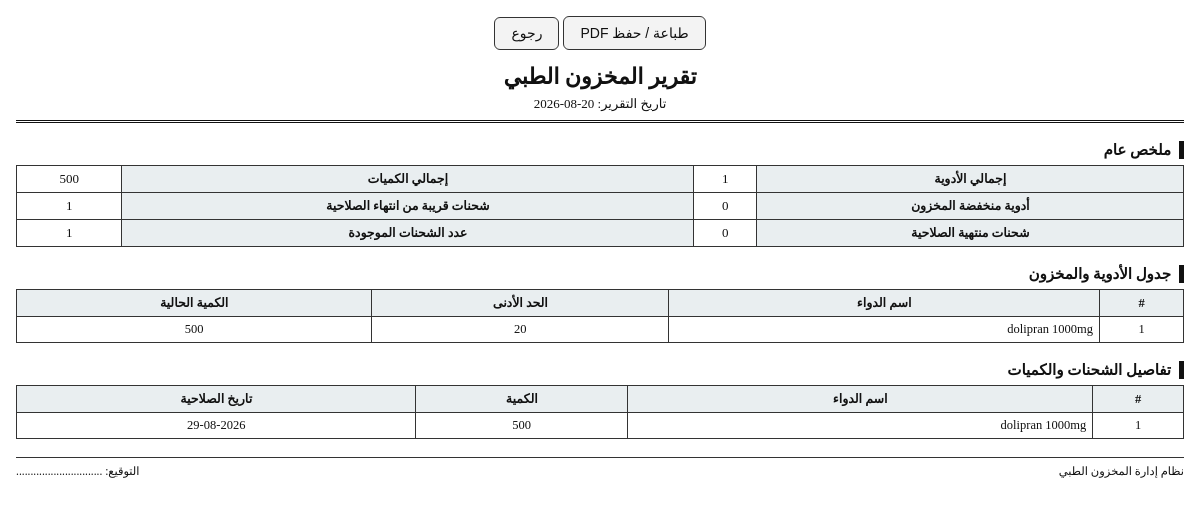
The page /reports/inventory/print (signed in) on the database its author committed.
### app.py (models this page shows, shortened)
class Medicine(db.Model):
    __tablename__ = "medicine"
    id = db.Column(db.Integer, primary_key=True)
    name = db.Column(db.String(150), unique=True, nullable=False)
    min_stock = db.Column(db.Integer, nullable=False, default=0)
    batches = db.relationship(
        "Batch",
        backref="medicine",
        cascade="all, delete-orphan",
        lazy="selectin",
        order_by="Batch.expire_date",
    )
    @property
    def total_quantity(self):
        return sum(b.quantity for b in self.batches)
    @property
    def active_batches(self):
        return [b for b in self.batches if b.quantity > 0]
    @property
    def is_low(self):
        return self.total_quantity <= self.min_stock

class Batch(db.Model):
    __tablename__ = "batch"
    id = db.Column(db.Integer, primary_key=True)
    medicine_id = db.Column(db.Integer, db.ForeignKey("medicine.id"), nullable=False)
    quantity = db.Column(db.Integer, nullable=False, default=0)
    expire_date = db.Column(db.Date, nullable=True)

### app.py (the view)
@app.route("/reports/inventory/print")
@admin_required
def inventory_report_print():
    return render_template("report_print.html", r=build_report())

### app.py (called while the page is built)
@login_manager.user_loader
def load_user(user_id):
    return db.session.get(User, int(user_id))

def admin_required(view_function):
    @wraps(view_function)
    @login_required
    def wrapped_view(*args, **kwargs):
        if current_user.role != "admin":
            flash("ليس لديك صلاحية للوصول إلى هذه الصفحة.", "danger")
            return redirect(url_for("dashboard"))
        return view_function(*args, **kwargs)
    return wrapped_view

@app.context_processor
def inject_globals():
    unread = 0
    if current_user.is_authenticated:
        if not session.get("alerts_read"):
            unread = len(get_alerts())
    return {
        "alerts_count": unread,
        "today_str": date.today().strftime("%d-%m-%Y"),
        "near_days": NEAR_EXPIRY_DAYS,
    }

def build_report():
    today = date.today()
    limit = today + timedelta(days=NEAR_EXPIRY_DAYS)
    meds = Medicine.query.order_by(Medicine.name).all()
    rows = [m for m in meds if m.total_quantity > 0]
    batch_rows = (
        Batch.query.filter(Batch.quantity > 0)
        .join(Medicine)
        .order_by(Medicine.name, Batch.expire_date)
        .all()
    )
    return {
        "date": today.strftime("%d-%m-%Y"),
        "rows": rows,
        "batch_rows": batch_rows,
        "total_medicines": len(meds),
        "total_quantity": sum(m.total_quantity for m in meds),
        "low": [m for m in meds if m.is_low],
        "expired": [b for b in batch_rows if b.expire_date and b.expire_date < today],
        "near": [b for b in batch_rows if b.expire_date and today <= b.expire_date <= limit],
    }

### templates/report_print.html (shortened to what this page needs)
<!DOCTYPE html>
<html lang="ar" dir="rtl">
<head>
</head>
<body>
<div class="btns">
  <button onclick="window.print()">طباعة / حفظ PDF</button>
  <a href="{{ url_for('inventory_report') }}">رجوع</a>
</div>
<div class="head">
  <h1>تقرير المخزون الطبي</h1>
  <div class="date">تاريخ التقرير: {{ r.date }}</div>
</div>
<h2>ملخص عام</h2>
<table class="summary">
  <tr><th>إجمالي الأدوية</th><td class="c">{{ r.total_medicines }}</td><th>إجمالي الكميات</th><td class="c">{{ r.total_quantity }}</td></tr>
  <tr><th>أدوية منخفضة المخزون</th><td class="c">{{ r.low|length }}</td><th>شحنات قريبة من انتهاء الصلاحية</th><td class="c">{{ r.near|length }}</td></tr>
  <tr><th>شحنات منتهية الصلاحية</th><td class="c">{{ r.expired|length }}</td><th>عدد الشحنات الموجودة</th><td class="c">{{ r.batch_rows|length }}</td></tr>
</table>
<h2>جدول الأدوية والمخزون</h2>
<table>
  <thead><tr><th class="c">#</th><th>اسم الدواء</th><th class="c">الحد الأدنى</th><th class="c">الكمية الحالية</th></tr></thead>
  <tbody>
    {% for m in r.rows %}
    <tr><td class="c">{{ loop.index }}</td><td>{{ m.name }}</td><td class="c">{{ m.min_stock }}</td><td class="c">{{ m.total_quantity }}</td></tr>
    {% else %}
    <tr><td colspan="4" class="c">لا توجد كميات في المخزون.</td></tr>
    {% endfor %}
  </tbody>
</table>
<h2>تفاصيل الشحنات والكميات</h2>
<table>
  <thead><tr><th class="c">#</th><th>اسم الدواء</th><th class="c">الكمية</th><th class="c">تاريخ الصلاحية</th></tr></thead>
  <tbody>
    {% for b in r.batch_rows %}
    <tr><td class="c">{{ loop.index }}</td><td>{{ b.medicine.name }}</td><td class="c">{{ b.quantity }}</td><td class="c">{{ b.expire_date.strftime('%d-%m-%Y') if b.expire_date else '-' }}</td></tr>
    {% else %}
    <tr><td colspan="4" class="c">لا توجد شحنات بكميات.</td></tr>
    {% endfor %}
  </tbody>
</table>
<div class="footer">
  <span>نظام إدارة المخزون الطبي</span>
  <span>التوقيع: ..............................</span>
</div>
</body>
</html>

### templates/report_print.html (style rules this page uses)
* { box-sizing:border-box; }
body { font-family:"Times New Roman",Tahoma,serif; color:#111; margin:0; padding:16px; background:#fff; }
.head { text-align:center; border-bottom:3px double #111; padding-bottom:8px; margin-bottom:12px; }
.head h1 { font-size:22px; margin:0 0 6px; }
.head .date { font-size:13px; }
h2 { font-size:15px; margin:18px 0 6px; border-right:5px solid #111; padding-right:8px; }
table { width:100%; border-collapse:collapse; margin-bottom:10px; }
th,td { border:1px solid #333; padding:5px 6px; font-size:12.5px; }
th { background:#e9eef0; }
td.c,th.c { text-align:center; }
.summary td { font-size:13px; }
.footer { margin-top:18px; border-top:1px solid #333; padding-top:6px; font-size:11.5px; display:flex; justify-content:space-between; }
.btns { text-align:center; margin-bottom:14px; }
.btns button,.btns a { padding:8px 16px; font-size:14px; border:1px solid #333; background:#f3f3f3; text-decoration:none; color:#111; border-radius:6px; cursor:pointer; }

### rows shown on the page
Medicine: name "dolipran 1000mg", min_stock "20", total_quantity "500"
Batch: medicine.name "dolipran 1000mg", quantity "500", expire_date "29-08-2026"

### other values the page prints
{{ r.date }} "20-08-2026"
{{ r.total_medicines }} "1"
{{ r.total_quantity }} "500"
{{ r.low|length }} "0"
{{ r.near|length }} "1"
{{ r.expired|length }} "0"
{{ r.batch_rows|length }} "1"
